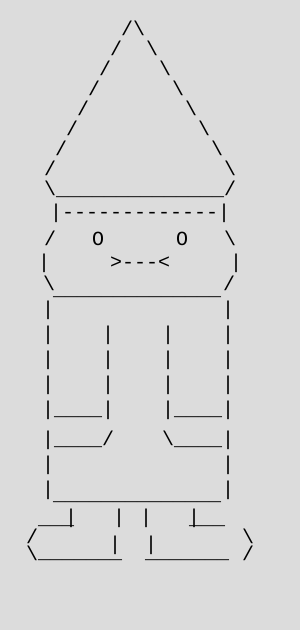
Frame 1 (no input)
Frame 60 (no input): identical to frame 1, image omitted
Frame 120 (the mouse pressed at the canvas centre since frame 60): identical to frame 1, image omitted

The p5.js sketch that drew this single still picture (run headless with seeded random() and noise() and a simulated clock; from frame 60 on, the mouse is pressed at the canvas centre):

// p5.js sketch
// ── sketch.js
function setup() {
  createCanvas(300, 630);
}

function draw() {
  background(220);
  strokeWeight(2);
  textSize(20);
  textFont("monospace");

  // Dessin du toit
  text("/\\", 121, 35);
  text("/  \\", 110, 55);
  text("/    \\", 99, 75);
  text("/      \\", 88, 95);
  text("/        \\", 77, 115);
  text("/          \\", 66, 135);
  text("/            \\", 55, 155);
  text("/              \\", 44, 175);
  text("\\______________/", 44, 195);
  text("|-------------|", 50, 218);
  text("/   O      O   \\", 44, 245);
  text("|     >---<     |", 38, 268);
  text("\\              /", 43, 290);
  text("______________", 53, 295);
  text("|              |", 42, 315);
  text("|    |    |    |", 42, 340);
  text("|    |    |    |", 42, 365);
  text("|    |    |    |", 42, 390);
  text("|____|    |____|", 42, 415);
  text("|____/    \\____|", 42, 445);
  text("|              |", 42, 470);
  text("|              |", 42, 495);
  text("______________", 53, 500);
  text("|   |", 65, 523);
  text("|   |", 140, 523);
  text("___", 38, 524);
  text("/                 \\", 26, 543);
  text("\\                 /", 26, 560);
  text("___", 189, 524);
  text("_______", 38, 558);
  text("_______", 145, 558);
  text("|  |", 109, 550);
}
